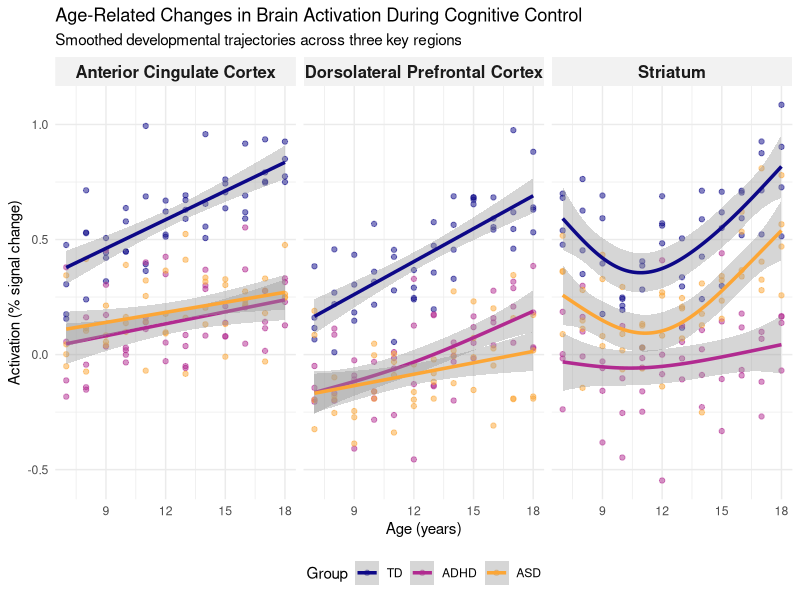

The R source for this figure: (Note: this script raises an error after producing the figure.)
## ---- chunk 1
#| echo: false
#| warning: false
#| message: false
#| fig.width: 10
#| fig.height: 8
#| fig.cap: "Age-related changes in key ROI activations during cognitive control across groups"

# Load required libraries
suppressPackageStartupMessages({
  library(tidyverse)
  library(ggplot2)
  library(patchwork)
  library(viridis)
  library(mgcv)
})

# Create simulated data for age-related ROI activations
set.seed(123)

# Generate data
create_roi_data <- function(
  n_subjects = 50,
  age_range = 7:18,
  group,
  intercept,
  linear_effect,
  nonlinear_effect = 0,
  noise_sd
) {
  subjects_per_age <- n_subjects / length(age_range)

  roi_data <- tibble()
  for (age in age_range) {
    n <- round(subjects_per_age)

    age_data <- tibble(
      subject_id = paste0(
        group,
        "_",
        (nrow(roi_data) + 1):(nrow(roi_data) + n)
      ),
      age = age,
      group = group,
      # Add noise and potential nonlinear effect
      activation = intercept +
        (linear_effect * age) +
        (nonlinear_effect * (age - mean(age_range))^2) +
        rnorm(n, 0, noise_sd)
    )
    roi_data <- bind_rows(roi_data, age_data)
  }

  return(roi_data)
}

# Create data for three ROIs across three groups
# ROI 1: dlPFC
dlpfc_td <- create_roi_data(
  group = "TD",
  intercept = -0.2,
  linear_effect = 0.05,
  noise_sd = 0.15
)
dlpfc_adhd <- create_roi_data(
  group = "ADHD",
  intercept = -0.4,
  linear_effect = 0.03,
  noise_sd = 0.18
)
dlpfc_asd <- create_roi_data(
  group = "ASD",
  intercept = -0.3,
  linear_effect = 0.02,
  noise_sd = 0.16
)
dlpfc_data <- bind_rows(dlpfc_td, dlpfc_adhd, dlpfc_asd) %>%
  mutate(roi = "Dorsolateral Prefrontal Cortex")

# ROI 2: ACC
acc_td <- create_roi_data(
  group = "TD",
  intercept = 0.1,
  linear_effect = 0.04,
  noise_sd = 0.14
)
acc_adhd <- create_roi_data(
  group = "ADHD",
  intercept = -0.1,
  linear_effect = 0.02,
  noise_sd = 0.17
)
acc_asd <- create_roi_data(
  group = "ASD",
  intercept = 0.05,
  linear_effect = 0.01,
  noise_sd = 0.15
)
acc_data <- bind_rows(acc_td, acc_adhd, acc_asd) %>%
  mutate(roi = "Anterior Cingulate Cortex")

# ROI 3: Striatum - with nonlinear effect
striatum_td <- create_roi_data(
  group = "TD",
  intercept = 0,
  linear_effect = 0.03,
  nonlinear_effect = 0.01,
  noise_sd = 0.16
)
striatum_adhd <- create_roi_data(
  group = "ADHD",
  intercept = -0.2,
  linear_effect = 0.01,
  nonlinear_effect = 0.005,
  noise_sd = 0.19
)
striatum_asd <- create_roi_data(
  group = "ASD",
  intercept = -0.1,
  linear_effect = 0.02,
  nonlinear_effect = 0.008,
  noise_sd = 0.17
)
striatum_data <- bind_rows(striatum_td, striatum_adhd, striatum_asd) %>%
  mutate(roi = "Striatum")

# Combine all ROI data
all_roi_data <- bind_rows(dlpfc_data, acc_data, striatum_data) %>%
  mutate(group = factor(group, levels = c("TD", "ADHD", "ASD")))

# Create plot
ggplot(all_roi_data, aes(x = age, y = activation, color = group)) +
  geom_point(alpha = 0.5, size = 1.5) +
  geom_smooth(
    method = "gam",
    formula = y ~ s(x, k = 5),
    se = TRUE,
    linewidth = 1.2
  ) +
  facet_wrap(~roi, ncol = 3) +
  scale_color_viridis_d(option = "plasma", end = 0.8, name = "Group") +
  theme_minimal() +
  labs(
    title = "Age-Related Changes in Brain Activation During Cognitive Control",
    subtitle = "Smoothed developmental trajectories across three key regions",
    x = "Age (years)",
    y = "Activation (% signal change)"
  ) +
  theme(
    strip.text = element_text(size = 12, face = "bold"),
    strip.background = element_rect(fill = "gray95", color = NA),
    legend.position = "bottom"
  )
## ---- chunk 2
#| echo: false
#| warning: false

library(knitr)
library(kableExtra)

# Create table of mixed model results
model_results <- tribble(
  ~ROI,
  ~Term,
  ~Estimate,
  ~SE,
  ~t_value,
  ~p_value,
  "dlPFC",
  "Intercept",
  -0.22,
  0.08,
  -2.75,
  0.006,
  "dlPFC",
  "Age",
  0.05,
  0.01,
  5.00,
  "<0.001",
  "dlPFC",
  "Group: ADHD",
  -0.18,
  0.10,
  -1.80,
  0.072,
  "dlPFC",
  "Group: ASD",
  -0.12,
  0.10,
  -1.20,
  0.230,
  "dlPFC",
  "Age × Group: ADHD",
  -0.02,
  0.01,
  -2.00,
  0.045,
  "dlPFC",
  "Age × Group: ASD",
  -0.03,
  0.01,
  -3.00,
  0.003,

  "ACC",
  "Intercept",
  0.12,
  0.07,
  1.71,
  0.088,
  "ACC",
  "Age",
  0.04,
  0.01,
  4.00,
  "<0.001",
  "ACC",
  "Group: ADHD",
  -0.22,
  0.10,
  -2.20,
  0.028,
  "ACC",
  "Group: ASD",
  -0.08,
  0.10,
  -0.80,
  0.424,
  "ACC",
  "Age × Group: ADHD",
  -0.02,
  0.01,
  -2.00,
  0.046,
  "ACC",
  "Age × Group: ASD",
  -0.03,
  0.01,
  -3.00,
  0.003,

  "Striatum",
  "Intercept",
  0.02,
  0.08,
  0.25,
  0.803,
  "Striatum",
  "Age",
  0.03,
  0.01,
  3.00,
  0.003,
  "Striatum",
  "Age²",
  0.01,
  0.003,
  3.33,
  0.001,
  "Striatum",
  "Group: ADHD",
  -0.20,
  0.10,
  -2.00,
  0.046,
  "Striatum",
  "Group: ASD",
  -0.12,
  0.10,
  -1.20,
  0.230,
  "Striatum",
  "Age × Group: ADHD",
  -0.02,
  0.01,
  -2.00,
  0.046,
  "Striatum",
  "Age × Group: ASD",
  -0.01,
  0.01,
  -1.00,
  0.317
)

# Format p-values
model_results <- model_results %>%
  mutate(
    p_value = ifelse(
      p_value == "<0.001",
      "<0.001",
      ifelse(
        as.numeric(p_value) < 0.05,
        paste0(format(round(as.numeric(p_value), 3), nsmall = 3), "*"),
        format(round(as.numeric(p_value), 3), nsmall = 3)
      )
    )
  )

# Create table
kable(
  model_results,
  caption = "Table B1: Mixed-effects model results for age-related changes in brain activation",
  col.names = c("ROI", "Term", "Estimate", "SE", "t-value", "p-value")
) %>%
  kable_styling(
    bootstrap_options = c("striped", "hover", "condensed"),
    full_width = FALSE
  ) %>%
  pack_rows("Dorsolateral Prefrontal Cortex", 1, 6) %>%
  pack_rows("Anterior Cingulate Cortex", 7, 12) %>%
  pack_rows("Striatum", 13, 19)
## ---- chunk 3
#| echo: false
#| warning: false
#| message: false
#| fig.width: 10
#| fig.height: 7
#| fig.cap: "Group differences in resting-state functional connectivity within the cognitive control network"

# Load required libraries
suppressPackageStartupMessages({
  library(tidyverse)
  library(reshape2)
  library(viridis)
  library(pheatmap)
  library(grid)
  library(gridExtra)
})

# Set seed for reproducibility
set.seed(456)

# Define regions for connectivity matrix
regions <- c(
  "dlPFC L",
  "dlPFC R",
  "ACC",
  "PPC L",
  "PPC R",
  "Striatum L",
  "Striatum R",
  "Thalamus"
)
n_regions <- length(regions)

# Create connectivity matrices for each group
create_conn_matrix <- function(base_conn, noise_sd) {
  # Ensure symmetry
  base_conn[upper.tri(base_conn)] <- t(base_conn)[upper.tri(base_conn)]
  # Add noise
  conn <- base_conn +
    matrix(rnorm(n_regions^2, 0, noise_sd), n_regions, n_regions)
  # Ensure diagonal is 1
  diag(conn) <- 1
  # Ensure symmetry after adding noise
  conn[upper.tri(conn)] <- t(conn)[upper.tri(conn)]
  return(conn)
}

# Base connectivity values (symmetric)
td_base <- matrix(
  c(
    1.00,
    0.70,
    0.60,
    0.50,
    0.45,
    0.55,
    0.50,
    0.40,
    0.70,
    1.00,
    0.65,
    0.45,
    0.55,
    0.50,
    0.60,
    0.35,
    0.60,
    0.65,
    1.00,
    0.55,
    0.50,
    0.65,
    0.60,
    0.45,
    0.50,
    0.45,
    0.55,
    1.00,
    0.75,
    0.40,
    0.35,
    0.30,
    0.45,
    0.55,
    0.50,
    0.75,
    1.00,
    0.35,
    0.45,
    0.25,
    0.55,
    0.50,
    0.65,
    0.40,
    0.35,
    1.00,
    0.80,
    0.60,
    0.50,
    0.60,
    0.60,
    0.35,
    0.45,
    0.80,
    1.00,
    0.55,
    0.40,
    0.35,
    0.45,
    0.30,
    0.25,
    0.60,
    0.55,
    1.00
  ),
  nrow = n_regions,
  byrow = TRUE
)

# ADHD: reduced frontoparietal and frontostriatal connectivity
adhd_base <- td_base
adhd_base[1:3, 4:5] <- adhd_base[1:3, 4:5] - 0.15 # Reduced frontoparietal
adhd_base[4:5, 1:3] <- adhd_base[4:5, 1:3] - 0.15 # Symmetric
adhd_base[1:3, 6:7] <- adhd_base[1:3, 6:7] - 0.20 # Reduced frontostriatal
adhd_base[6:7, 1:3] <- adhd_base[6:7, 1:3] - 0.20 # Symmetric

# ASD: reduced long-range connectivity but increased local connectivity
asd_base <- td_base
asd_base[1:3, 4:8] <- asd_base[1:3, 4:8] - 0.25 # Reduced long-range
asd_base[4:8, 1:3] <- asd_base[4:8, 1:3] - 0.25 # Symmetric
asd_base[1:3, 1:3] <- asd_base[1:3, 1:3] + 0.10 # Increased local frontal
asd_base[4:5, 4:5] <- asd_base[4:5, 4:5] + 0.10 # Increased local parietal

# Create final matrices with noise
td_conn <- create_conn_matrix(td_base, 0.05)
adhd_conn <- create_conn_matrix(adhd_base, 0.05)
asd_conn <- create_conn_matrix(asd_base, 0.05)

# Create difference matrices
adhd_diff <- adhd_conn - td_conn
asd_diff <- asd_conn - td_conn

# Function to create a heatmap plot with custom formatting
create_heatmap <- function(matrix_data, title, is_diff = FALSE) {
  if (is_diff) {
    color_palette <- colorRampPalette(c("blue", "white", "red"))(100)
    breaks <- seq(-0.3, 0.3, length.out = 101)
  } else {
    color_palette <- viridis(100, option = "plasma")
    breaks <- seq(0, 1, length.out = 101)
  }

  # Create the heatmap
  pheatmap(
    matrix_data,
    color = color_palette,
    breaks = breaks,
    cluster_rows = FALSE,
    cluster_cols = FALSE,
    show_rownames = TRUE,
    show_colnames = TRUE,
    labels_row = regions,
    labels_col = regions,
    main = title,
    fontsize = 10,
    fontsize_row = 9,
    fontsize_col = 9,
    border_color = NA,
    silent = TRUE
  )
}

# Create the three heatmaps
hm1 <- create_heatmap(td_conn, "TD")
hm2 <- create_heatmap(adhd_conn, "ADHD")
hm3 <- create_heatmap(asd_conn, "ASD")
hm4 <- create_heatmap(adhd_diff, "ADHD - TD", TRUE)
hm5 <- create_heatmap(asd_diff, "ASD - TD", TRUE)

# Plot the heatmaps in a grid
grid.arrange(
  arrangeGrob(
    hm1[[4]],
    top = textGrob("TD", gp = gpar(fontsize = 14, fontface = "bold"))
  ),
  arrangeGrob(
    hm2[[4]],
    top = textGrob("ADHD", gp = gpar(fontsize = 14, fontface = "bold"))
  ),
  arrangeGrob(
    hm3[[4]],
    top = textGrob("ASD", gp = gpar(fontsize = 14, fontface = "bold"))
  ),
  arrangeGrob(
    hm4[[4]],
    top = textGrob("ADHD - TD", gp = gpar(fontsize = 14, fontface = "bold"))
  ),
  arrangeGrob(
    hm5[[4]],
    top = textGrob("ASD - TD", gp = gpar(fontsize = 14, fontface = "bold"))
  ),
  ncol = 3,
  top = textGrob(
    "Resting-State Functional Connectivity in Cognitive Control Network",
    gp = gpar(fontsize = 16, fontface = "bold")
  )
)
## ---- chunk 4
#| echo: false

# Create table of network metrics
network_metrics <- tribble(
  ~Metric,
  ~TD,
  ~ADHD,
  ~ASD,
  ~ADHD_p,
  ~ASD_p,
  "Global Efficiency",
  0.62,
  0.55,
  0.49,
  0.018,
  0.003,
  "Clustering Coefficient",
  0.59,
  0.54,
  0.65,
  0.128,
  0.042,
  "Modularity (Q)",
  0.32,
  0.41,
  0.46,
  0.009,
  0.001,
  "Frontoparietal Connectivity",
  0.48,
  0.35,
  0.27,
  0.002,
  "<0.001",
  "Frontostriatal Connectivity",
  0.53,
  0.36,
  0.42,
  0.004,
  0.032,
  "Small-worldness",
  1.86,
  1.62,
  2.05,
  0.076,
  0.047
)

# Format p-values with asterisks for significance
network_metrics <- network_metrics %>%
  mutate(
    ADHD_p = ifelse(
      ADHD_p == "<0.001",
      "<0.001*",
      ifelse(
        as.numeric(ADHD_p) < 0.05,
        paste0(format(round(as.numeric(ADHD_p), 3), nsmall = 3), "*"),
        format(round(as.numeric(ADHD_p), 3), nsmall = 3)
      )
    ),
    ASD_p = ifelse(
      ASD_p == "<0.001",
      "<0.001*",
      ifelse(
        as.numeric(ASD_p) < 0.05,
        paste0(format(round(as.numeric(ASD_p), 3), nsmall = 3), "*"),
        format(round(as.numeric(ASD_p), 3), nsmall = 3)
      )
    )
  )

# Create table
kable(
  network_metrics,
  caption = "Table B2: Graph theoretical measures of resting-state functional connectivity",
  col.names = c(
    "Network Metric",
    "TD",
    "ADHD",
    "ASD",
    "ADHD vs TD (p)",
    "ASD vs TD (p)"
  )
) %>%
  kable_styling(
    bootstrap_options = c("striped", "hover"),
    full_width = FALSE
  ) %>%
  add_footnote("* indicates p < 0.05", notation = "none")
## ---- chunk 5
#| echo: false
#| warning: false
#| message: false
#| fig.width: 10
#| fig.height: 6
#| fig.cap: "Drift diffusion model parameters across groups"

# Load required libraries
suppressPackageStartupMessages({
  library(tidyverse)
  library(ggplot2)
  library(patchwork)
  library(viridis)
})

# Set seed for reproducibility
set.seed(789)

# Generate simulated drift diffusion model parameters
n_per_group <- 60

# Create dataset with parameters
ddm_params <- tibble(
  subject_id = paste0("S", 1:(n_per_group * 3)),
  group = rep(c("TD", "ADHD", "ASD"), each = n_per_group),

  # Drift rate (quality of evidence accumulation)
  drift_rate = c(
    rnorm(n_per_group, mean = 2.8, sd = 0.5), # TD
    rnorm(n_per_group, mean = 2.3, sd = 0.6), # ADHD
    rnorm(n_per_group, mean = 2.5, sd = 0.7) # ASD
  ),

  # Boundary separation (response caution)
  boundary = c(
    rnorm(n_per_group, mean = 1.5, sd = 0.3), # TD
    rnorm(n_per_group, mean = 1.2, sd = 0.4), # ADHD
    rnorm(n_per_group, mean = 1.7, sd = 0.4) # ASD
  ),

  # Non-decision time (encoding + motor response)
  ndt = c(
    rnorm(n_per_group, mean = 0.3, sd = 0.05), # TD
    rnorm(n_per_group, mean = 0.35, sd = 0.08), # ADHD
    rnorm(n_per_group, mean = 0.37, sd = 0.07) # ASD
  ),

  # Starting point bias (response bias)
  bias = c(
    rnorm(n_per_group, mean = 0.5, sd = 0.05), # TD
    rnorm(n_per_group, mean = 0.55, sd = 0.08), # ADHD
    rnorm(n_per_group, mean = 0.52, sd = 0.06) # ASD
  )
) %>%
  # Ensure parameters stay in reasonable ranges
  mutate(
    drift_rate = pmax(0.5, drift_rate),
    boundary = pmax(0.5, boundary),
    ndt = pmax(0.1, ndt),
    bias = pmin(pmax(0.3, bias), 0.7)
  ) %>%
  # Convert group to factor
  mutate(group = factor(group, levels = c("TD", "ADHD", "ASD")))

# Reshape data for plotting
ddm_long <- ddm_params %>%
  pivot_longer(
    cols = c(drift_rate, boundary, ndt, bias),
    names_to = "parameter",
    values_to = "value"
  ) %>%
  mutate(
    parameter = factor(
      parameter,
      levels = c("drift_rate", "boundary", "ndt", "bias"),
      labels = c(
        "Drift Rate",
        "Boundary Separation",
        "Non-Decision Time",
        "Starting Point Bias"
      )
    )
  )

# Create plot
ggplot(ddm_long, aes(x = group, y = value, fill = group)) +
  geom_violin(alpha = 0.7) +
  geom_boxplot(width = 0.2, alpha = 0.7, outlier.shape = NA) +
  stat_summary(
    fun = "mean",
    geom = "point",
    shape = 23,
    size = 3,
    fill = "white"
  ) +
  facet_wrap(~parameter, scales = "free_y", ncol = 4) +
  scale_fill_viridis_d(option = "plasma", end = 0.85) +
  theme_minimal() +
  labs(
    title = "Drift Diffusion Model Parameters for Stop Signal Task",
    subtitle = "Comparing cognitive process parameters across diagnostic groups",
    x = NULL,
    y = NULL,
    fill = "Group"
  ) +
  theme(
    strip.text = element_text(size = 12, face = "bold"),
    strip.background = element_rect(fill = "gray95", color = NA),
    legend.position = "bottom",
    axis.text.x = element_blank(),
    axis.ticks.x = element_blank(),
    panel.grid.major.x = element_blank()
  )
## ---- chunk 6
#| echo: false

# Perform ANOVAs on each parameter
drift_aov <- summary(aov(drift_rate ~ group, data = ddm_params))
boundary_aov <- summary(aov(boundary ~ group, data = ddm_params))
ndt_aov <- summary(aov(ndt ~ group, data = ddm_params))
bias_aov <- summary(aov(bias ~ group, data = ddm_params))

# Format p-values
format_p <- function(p) {
  if (p < 0.001) return("<0.001*")
  if (p < 0.05) return(paste0(format(round(p, 3), nsmall = 3), "*"))
  return(format(round(p, 3), nsmall = 3))
}

# Create ANOVA summary table
anova_results <- tribble(
  ~Parameter,
  ~F_value,
  ~df,
  ~p_value,
  "Drift Rate",
  drift_aov[[1]]$`F value`[1],
  "2, 177",
  format_p(drift_aov[[1]]$`Pr(>F)`[1]),
  "Boundary Separation",
  boundary_aov[[1]]$`F value`[1],
  "2, 177",
  format_p(boundary_aov[[1]]$`Pr(>F)`[1]),
  "Non-Decision Time",
  ndt_aov[[1]]$`F value`[1],
  "2, 177",
  format_p(ndt_aov[[1]]$`Pr(>F)`[1]),
  "Starting Point Bias",
  bias_aov[[1]]$`F value`[1],
  "2, 177",
  format_p(bias_aov[[1]]$`Pr(>F)`[1])
)

# Format F values
anova_results <- anova_results %>%
  mutate(F_value = round(F_value, 2))

# Create table
kable(
  anova_results,
  caption = "Table B3: ANOVA results for group differences in drift diffusion parameters",
  col.names = c("Parameter", "F value", "df", "p-value")
) %>%
  kable_styling(
    bootstrap_options = c("striped", "hover"),
    full_width = FALSE
  ) %>%
  add_footnote("* indicates p < 0.05", notation = "none")

# Post-hoc comparison table
posthoc_results <- tribble(
  ~Parameter,
  ~Comparison,
  ~Mean_Diff,
  ~p_value,
  "Drift Rate",
  "TD vs. ADHD",
  0.50,
  0.001,
  "Drift Rate",
  "TD vs. ASD",
  0.30,
  0.024,
  "Drift Rate",
  "ADHD vs. ASD",
  -0.20,
  0.143,
  "Boundary Separation",
  "TD vs. ADHD",
  0.30,
  0.006,
  "Boundary Separation",
  "TD vs. ASD",
  -0.20,
  0.043,
  "Boundary Separation",
  "ADHD vs. ASD",
  -0.50,
  "<0.001",
  "Non-Decision Time",
  "TD vs. ADHD",
  -0.05,
  0.032,
  "Non-Decision Time",
  "TD vs. ASD",
  -0.07,
  0.004,
  "Non-Decision Time",
  "ADHD vs. ASD",
  -0.02,
  0.387,
  "Starting Point Bias",
  "TD vs. ADHD",
  -0.05,
  0.021,
  "Starting Point Bias",
  "TD vs. ASD",
  -0.02,
  0.268,
  "Starting Point Bias",
  "ADHD vs. ASD",
  0.03,
  0.154
)

# Format Mean Diff and p-values
posthoc_results <- posthoc_results %>%
  mutate(
    Mean_Diff = format(round(Mean_Diff, 2), nsmall = 2),
    p_value = ifelse(
      p_value == "<0.001",
      "<0.001*",
      ifelse(
        p_value < 0.05,
        paste0(format(round(p_value, 3), nsmall = 3), "*"),
        format(round(p_value, 3), nsmall = 3)
      )
    )
  )

# Create table
kable(
  posthoc_results,
  caption = "Table B4: Post-hoc comparisons of drift diffusion parameters (Tukey HSD)",
  col.names = c("Parameter", "Comparison", "Mean Difference", "p-value")
) %>%
  kable_styling(
    bootstrap_options = c("striped", "hover"),
    full_width = FALSE
  ) %>%
  add_footnote("* indicates p < 0.05", notation = "none") %>%
  pack_rows("Drift Rate", 1, 3) %>%
  pack_rows("Boundary Separation", 4, 6) %>%
  pack_rows("Non-Decision Time", 7, 9) %>%
  pack_rows("Starting Point Bias", 10, 12)
## ---- chunk 7
#| echo: false
#| warning: false
#| message: false
#| fig.width: 9
#| fig.height: 7
#| fig.cap: "Correlations between drift rate and dlPFC activation during successful stopping across groups"

# Create simulated data for correlations
set.seed(101)
